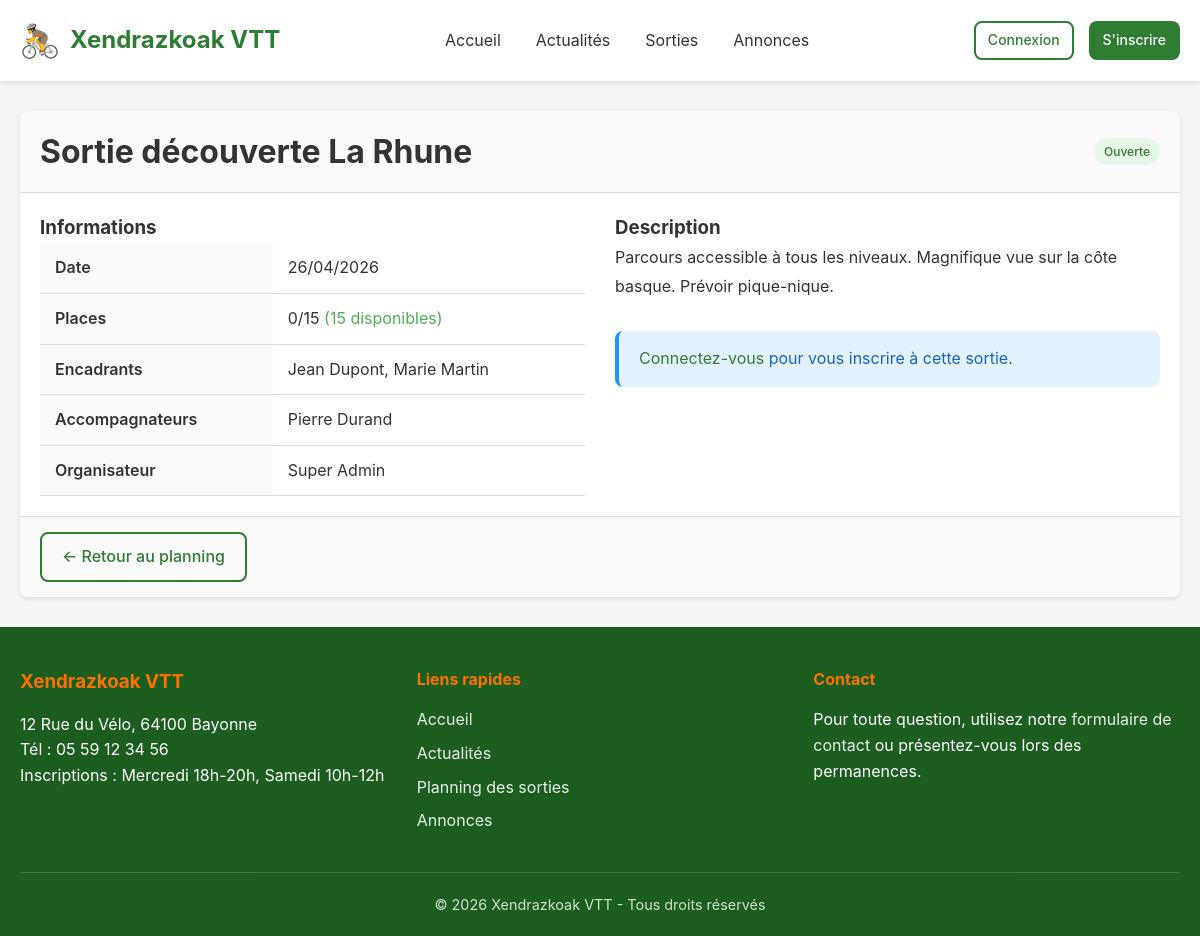
Page /sortie_view.php?id=1 on the committed database.
### tables this page shows
CREATE TABLE sorties (
    id INT AUTO_INCREMENT PRIMARY KEY,
    titre VARCHAR(255) NOT NULL,
    description TEXT DEFAULT NULL,
    date_sortie DATE NOT NULL,
    nombre_places INT NOT NULL DEFAULT 20,
    encadrants VARCHAR(500) DEFAULT NULL,
    accompagnateurs VARCHAR(500) DEFAULT NULL,
    statut ENUM('ouverte', 'complete', 'annulee', 'archivee') DEFAULT 'ouverte',
    created_by INT NOT NULL,
    created_at DATETIME DEFAULT CURRENT_TIMESTAMP,
    updated_at DATETIME DEFAULT CURRENT_TIMESTAMP ON UPDATE CURRENT_TIMESTAMP,
    FOREIGN KEY (created_by) REFERENCES users(id) ON DELETE CASCADE
);

CREATE TABLE users (
    id INT AUTO_INCREMENT PRIMARY KEY,
    nom VARCHAR(100) NOT NULL,
    prenom VARCHAR(100) NOT NULL,
    email VARCHAR(255) NOT NULL UNIQUE,
    password_hash VARCHAR(255) NOT NULL,
    age INT NOT NULL,
    responsable_nom_prenom VARCHAR(200) DEFAULT NULL COMMENT 'Obligatoire si age < 18',
    telephone_urgence VARCHAR(20) NOT NULL,
    commentaire TEXT DEFAULT NULL,
    role ENUM('visiteur', 'utilisateur', 'bureau', 'admin') DEFAULT 'utilisateur',
    statut_compte ENUM('en_attente', 'valide', 'refuse', 'desactive') DEFAULT 'en_attente',
    created_at DATETIME DEFAULT CURRENT_TIMESTAMP,
    updated_at DATETIME DEFAULT CURRENT_TIMESTAMP ON UPDATE CURRENT_TIMESTAMP
);

CREATE TABLE club_infos (
    id INT AUTO_INCREMENT PRIMARY KEY,
    nom_club VARCHAR(200) NOT NULL,
    adresse TEXT NOT NULL,
    telephone VARCHAR(20) NOT NULL,
    jours_inscription VARCHAR(255) NOT NULL,
    youtube_url VARCHAR(500) DEFAULT NULL,
    updated_at DATETIME DEFAULT CURRENT_TIMESTAMP ON UPDATE CURRENT_TIMESTAMP
);

### db.php (called while the page is built, shortened)
<?php
function getDB() {
    static $pdo = null;
    if ($pdo !== null) {
        return $pdo;
    }
    try {
        $dsn = "mysql:host=" . DB_HOST . ";dbname=" . DB_NAME . ";charset=" . DB_CHARSET;
        $options = [
            PDO::ATTR_ERRMODE            => PDO::ERRMODE_EXCEPTION,
            PDO::ATTR_DEFAULT_FETCH_MODE => PDO::FETCH_ASSOC,
            PDO::ATTR_EMULATE_PREPARES   => false,
        ];
        $pdo = new PDO($dsn, DB_USER, DB_PASS, $options);
        return $pdo;
    } catch (PDOException $e) {
        if (DEBUG_MODE) {
            die("Erreur de connexion à la base de données : " . $e->getMessage());
        } else {
            die("Erreur de connexion à la base de données. Veuillez réessayer plus tard.");
        }
    }
}
function dbFetchOne($sql, $params = []) {
    $stmt = getDB()->prepare($sql);
    $stmt->execute($params);
    return $stmt->fetch();
}

### functions.php (called while the page is built, shortened)
<?php
require_once __DIR__ . '/db.php';
function escape($str) {
    return htmlspecialchars($str ?? '', ENT_QUOTES, 'UTF-8');
}
function formatDate($date, $withTime = false) {
    $timestamp = strtotime($date);
    return date('d/m/Y', $timestamp);
}
function getClubInfo() {
    $sql = "SELECT * FROM club_infos LIMIT 1";
    return dbFetchOne($sql);
}

### auth.php (called while the page is built, shortened)
<?php
require_once __DIR__ . '/functions.php';
function isLoggedIn() {
    return isset($_SESSION['user_id']) && $_SESSION['user_id'] > 0;
}
function getCurrentUser() {
    if (!isLoggedIn()) {
        return null;
    }
    return $_SESSION['user_data'];
}
function hasRole($roles) {
    $user = getCurrentUser();
    if (!$user) return false;
    return in_array($user['role'], $roles);
}

### sortie_view.php (the view, shortened to what this page needs)
<?php
require_once __DIR__ . '/functions.php';
$id = (int)($_GET['id'] ?? 0);
$sortie = dbFetchOne("
    SELECT s.*, u.prenom, u.nom as organisateur_nom,
           (SELECT COUNT(*) FROM sortie_inscriptions si WHERE si.sortie_id = s.id AND si.statut = 'inscrit') as nb_inscrits
    FROM sorties s
    JOIN users u ON s.created_by = u.id
    WHERE s.id = ?
", [$id]);
require_once __DIR__ . '/header.php';
$user = getCurrentUser();
$placesRestantes = $sortie['nombre_places'] - $sortie['nb_inscrits'];
$isInscrit = false;
$canInscribe = $user && isValidated() && $placesRestantes > 0 && $sortie['statut'] === 'ouverte' && !$isInscrit;
?>
<div class="card">
    <div class="card-header flex flex-between items-center">
        <h1><?php echo escape($sortie['titre']); ?></h1>
        <span class="badge badge-<?php
            echo $sortie['statut'] === 'ouverte' ? 'success' :
                ($sortie['statut'] === 'complete' ? 'info' :
                ($sortie['statut'] === 'annulee' ? 'error' : 'secondary'));
        ?>">
            <?php echo ucfirst($sortie['statut']); ?>
        </span>
    </div>
    <div class="card-body">
        <div class="grid grid-2" style="gap: 30px;">
            <div>
                <h3>Informations</h3>
                <table class="table">
                    <tr>
                        <th>Date</th>
                        <td><?php echo formatDate($sortie['date_sortie']); ?></td>
                    </tr>
                    <tr>
                        <th>Places</th>
                        <td>
                            <?php echo $sortie['nb_inscrits']; ?>/<?php echo $sortie['nombre_places']; ?>
                            <?php if ($placesRestantes > 0): ?>
                                <span class="text-success">(<?php echo $placesRestantes; ?> disponible<?php echo $placesRestantes > 1 ? 's' : ''; ?>)</span>
                            <?php else: ?>
                                <span class="text-error">(Complet)</span>
                            <?php endif; ?>
                        </td>
                    </tr>
                    <?php if (!empty($sortie['encadrants'])): ?>
                    <tr>
                        <th>Encadrants</th>
                        <td><?php echo escape($sortie['encadrants']); ?></td>
                    </tr>
                    <?php endif; ?>
                    <?php if (!empty($sortie['accompagnateurs'])): ?>
                    <tr>
                        <th>Accompagnateurs</th>
                        <td><?php echo escape($sortie['accompagnateurs']); ?></td>
                    </tr>
                    <?php endif; ?>
                    <tr>
                        <th>Organisateur</th>
                        <td><?php echo escape($sortie['prenom'] . ' ' . $sortie['organisateur_nom']); ?></td>
                    </tr>
                </table>
            </div>
            <div>
                <h3>Description</h3>
                <?php if (!empty($sortie['description'])): ?>
                    <p style="line-height: 1.8;"><?php echo nl2br(escape($sortie['description'])); ?></p>
                <?php else: ?>
                    <p class="text-muted">Aucune description disponible.</p>
                <?php endif; ?>
                <div class="mt-3">
                    <?php if ($isInscrit): ?>
                        <div class="alert alert-success">
                            ✓ Vous êtes inscrit à cette sortie.
                        </div>
                        <a href="sortie_inscription.php?id=<?php echo $sortie['id']; ?>&action=annuler"
                           class="btn btn-outline"
                           data-confirm="Voulez-vous vraiment annuler votre inscription ?">
                            Annuler mon inscription
                        </a>
                    <?php elseif ($canInscribe): ?>
                        <a href="sortie_inscription.php?id=<?php echo $sortie['id']; ?>" class="btn btn-primary btn-lg">
                            S'inscrire à cette sortie
                        </a>
                    <?php elseif (!$user): ?>
                        <div class="alert alert-info">
                            <a href="login.php">Connectez-vous</a> pour vous inscrire à cette sortie.
                        </div>
                    <?php elseif ($sortie['statut'] !== 'ouverte'): ?>
                        <div class="alert alert-warning">
                            Les inscriptions sont fermées pour cette sortie.
                        </div>
                    <?php elseif ($placesRestantes <= 0): ?>
                        <div class="alert alert-warning">
                            Cette sortie est complète.
                        </div>
                    <?php endif; ?>
                </div>
            </div>
        </div>
    </div>
    <div class="card-footer">
        <a href="sorties.php" class="btn btn-outline">← Retour au planning</a>
    </div>
</div>
<?php require_once __DIR__ . '/footer.php'; ?>

### footer.php (shortened to what this page needs)
        </div>
    </main>
    <footer class="main-footer">
        <div class="container">
            <div class="footer-content">
                <div class="footer-info">
                    <h3><?php echo SITE_NAME; ?></h3>
                    <?php if ($clubInfo): ?>
                        <p><?php echo escape($clubInfo['adresse']); ?></p>
                        <p>Tél : <?php echo escape($clubInfo['telephone']); ?></p>
                        <p>Inscriptions : <?php echo escape($clubInfo['jours_inscription']); ?></p>
                    <?php endif; ?>
                </div>
                <div class="footer-links">
                    <h4>Liens rapides</h4>
                    <ul>
                        <li><a href="index.php">Accueil</a></li>
                        <li><a href="actualites.php">Actualités</a></li>
                        <li><a href="sorties.php">Planning des sorties</a></li>
                        <li><a href="annonces.php">Annonces</a></li>
                    </ul>
                </div>
                <div class="footer-contact">
                    <h4>Contact</h4>
                    <p>Pour toute question, utilisez notre <a href="messages.php">formulaire de contact</a> ou présentez-vous lors des permanences.</p>
                </div>
            </div>
            <div class="footer-bottom">
                <p>&copy; <?php echo date('Y'); ?> <?php echo SITE_NAME; ?> - Tous droits réservés</p>
            </div>
        </div>
    </footer>
</body>
</html>

### css/style.css (style rules this page uses)
*, *::before, *::after { box-sizing: border-box; margin: 0; padding: 0; }
:root { --primary-color: #2e7d32; --primary-dark: #1b5e20; --primary-light: #4caf50; --secondary-color: #ff6f00; --secondary-dark: #e65100; --text-color: #333; --text-light: #666; --bg-color: #f5f5f5; --white: #fff; --border-color: #ddd; --success-color: #4caf50; --error-color: #f44336; --warning-color: #ff9800; --info-color: #2196f3; --shadow: 0 2px 5px rgba(0,0,0,0.1); --shadow-lg: 0 5px 15px rgba(0,0,0,0.15); --radius: 8px; --radius-sm: 4px; }
body { font-family: -apple-system, BlinkMacSystemFont, 'Segoe UI', Roboto, Oxygen, Ubuntu, sans-serif; font-size: 16px; line-height: 1.6; color: var(--text-color); background-color: var(--bg-color); min-height: 100vh; display: flex; flex-direction: column; }
a { color: var(--primary-color); text-decoration: none; }
.container { width: 100%; max-width: 1200px; margin: 0 auto; padding: 0 20px; }
.main-footer { background: var(--primary-dark); color: var(--white); padding: 40px 0 20px; margin-top: auto; }
.footer-content { display: grid; grid-template-columns: repeat(auto-fit, minmax(250px, 1fr)); gap: 30px; margin-bottom: 30px; }
.footer-info h3, .footer-links h4, .footer-contact h4 { margin-bottom: 15px; color: var(--secondary-color); }
.footer-links ul { list-style: none; }
.footer-links li { margin-bottom: 8px; }
.footer-links a, .footer-contact a { color: var(--white); opacity: 0.9; }
.footer-bottom { text-align: center; padding-top: 20px; border-top: 1px solid rgba(255,255,255,0.2); font-size: 0.9rem; opacity: 0.8; }
.btn { display: inline-block; padding: 10px 20px; font-size: 1rem; font-weight: 500; text-align: center; border: 2px solid transparent; border-radius: var(--radius); cursor: pointer; transition: all 0.2s; }
.btn-outline { background: transparent; border-color: var(--primary-color); color: var(--primary-color); }
.alert { padding: 15px 20px; border-radius: var(--radius); margin-bottom: 20px; border-left: 4px solid; }
.alert-info { background: #e3f2fd; border-color: var(--info-color); color: #1565c0; }
.card { background: var(--white); border-radius: var(--radius); box-shadow: var(--shadow); overflow: hidden; }
.card-header { padding: 15px 20px; border-bottom: 1px solid var(--border-color); background: #fafafa; }
.card-body { padding: 20px; }
.card-footer { padding: 15px 20px; border-top: 1px solid var(--border-color); background: #fafafa; }
.table { width: 100%; border-collapse: collapse; background: var(--white); }
.table th, .table td { padding: 12px 15px; text-align: left; border-bottom: 1px solid var(--border-color); }
.table th { background: #fafafa; font-weight: 600; }
.badge { display: inline-block; padding: 4px 10px; font-size: 0.75rem; font-weight: 500; border-radius: 20px; }
.badge-success { background: #e8f5e9; color: #2e7d32; }
.grid { display: grid; gap: 20px; }
.grid-2 { grid-template-columns: repeat(2, 1fr); }
.text-success { color: var(--success-color); }
.mt-3 { margin-top: 30px; }
.flex { display: flex; }
.flex-between { justify-content: space-between; }
.items-center { align-items: center; }

### rows in the picture
sorties: titre "Sortie découverte La Rhune", statut "Ouverte", date_sortie "26/04/2026", nombre_places "15", encadrants "Jean Dupont, Marie Martin", accompagnateurs "Pierre Durand", created_by.nom "Super Admin", description "Parcours accessible à tous les niveaux. Magnifique vue sur la côte basque. Prévoir pique-nique."
club_infos: adresse "12 Rue du Vélo, 64100 Bayonne", telephone "05 59 12 34 56", jours_inscription "Mercredi 18h-20h, Samedi 10h-12h"

### other values in the picture
SITE_NAME "Xendrazkoak VTT"
$sortie['nb_inscrits'] "0"
